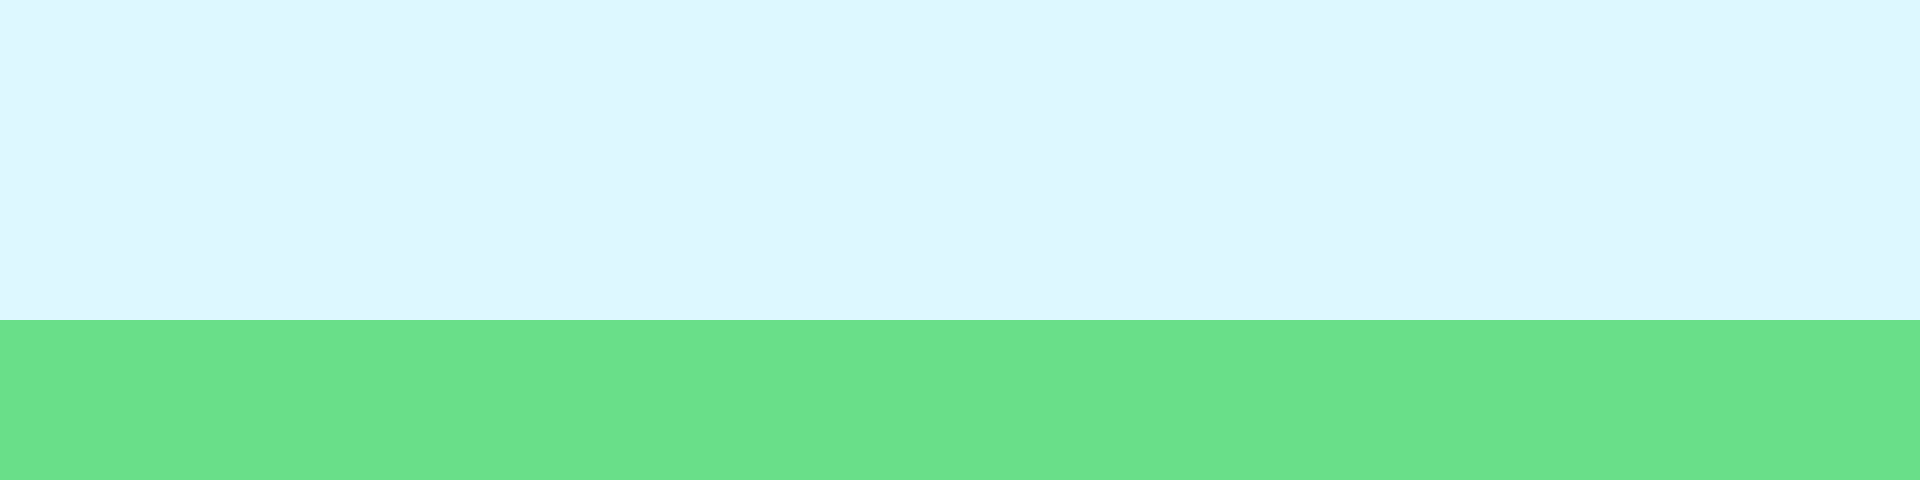

A level layout from a 2D game, rendered from its tile map. Below: a short description, then the map file with tile-grid data replaced by summaries:
An orthogonal 60x15 tile map with 32x32 px tiles, 1 tile layer (Tile Layer 1) and 6 objects (Player, Turret, ScrollingBackground, ShotGlider, Eskeltor, ...).

<map version="1.0" orientation="orthogonal" renderorder="right-down" width="60" height="15" tilewidth="32" tileheight="32" nextobjectid="26">
 <properties>
  <property name="Plane" value="assets/reverse tail plane.png" />
  <property name="cloud2" value="assets/clouds2.png" />
  <property name="enemy1" value="assets/sprite-ufo.png" />
  <property name="enemy2" value="assets/enemy2.png" />
  <property name="enemy3" value="assets/enemy3.png" />
  <property name="explosion" value="assets/explosion.png" />
  <property name="largeexplosion" value="assets/largeexplosion.png" />
  <property name="turret" value="assets/turret.png" />
 </properties>
 <tileset firstgid="1" name="chrois" tilewidth="32" tileheight="32" spacing="2" margin="2">
  <image source="BG.png" width="1000" height="750" />
 </tileset>
 <layer name="Tile Layer 1" width="60" height="15">
  <data>[900 cells, 900 non-empty, 5 distinct tile ids]</data>
 </layer>
 <objectgroup name="Object Layer 1">
  <properties>
   <property name="animSpeed" value="0" />
   <property name="callbackID" value="0" />
   <property name="numFrames" value="4" />
   <property name="textureHeight" value="81" />
   <property name="textureID" value="Plane" />
   <property name="textureWidth" value="119" />
  </properties>
  <object id="1" name="Plane" type="Player" x="111" y="120" width="48" height="38" />
 </objectgroup>
 <objectgroup name="Object Layer 2">
  <properties>
   <property name="animSpeed" value="0" />
   <property name="callbackID" value="0" />
   <property name="numFrames" value="1" />
   <property name="textureHeight" value="81" />
   <property name="textureID" value="turret" />
   <property name="textureWidth" value="119" />
  </properties>
  <object id="15" name="turret1" type="Turret" x="351" y="278" width="41" height="35" />
 </objectgroup>
 <objectgroup name="Object Layer 3">
  <properties>
   <property name="animSpeed" value="0.2" />
   <property name="callbackID" value="0" />
   <property name="numFrames" value="1" />
   <property name="textureHeight" value="317" />
   <property name="textureID" value="cloud" />
   <property name="textureWidth" value="640" />
  </properties>
  <object id="18" name="cloud" type="ScrollingBackground" x="0" y="0" width="32" height="23" />
 </objectgroup>
 <objectgroup name="Object Layer 4">
  <properties>
   <property name="animSpeed" value="0" />
   <property name="callbackID" value="0" />
   <property name="numFrames" value="1" />
   <property name="textureHeight" value="81" />
   <property name="textureID" value="enemy2" />
   <property name="textureWidth" value="119" />
  </properties>
  <object id="19" name="enemy2" type="ShotGlider" x="309" y="79" width="56" height="37" />
 </objectgroup>
 <objectgroup name="Object Layer 5">
  <properties>
   <property name="animSpeed" value="0" />
   <property name="callbackID" value="0" />
   <property name="numFrames" value="1" />
   <property name="textureHeight" value="81" />
   <property name="textureID" value="enemy3" />
   <property name="textureWidth" value="119" />
  </properties>
  <object id="22" name="enemy3" type="Eskeltor" x="239" y="133" width="62" height="39" />
 </objectgroup>
 <objectgroup name="Object Layer 6">
  <properties>
   <property name="animSpeed" value="0" />
   <property name="callbackID" value="0" />
   <property name="numFrames" value="1" />
   <property name="textureHeight" value="81" />
   <property name="textureID" value="enemy1" />
   <property name="textureWidth" value="119" />
  </properties>
  <object id="24" name="enemy1" type="Glider" x="344" y="140" width="46" height="43" />
 </objectgroup>
</map>
